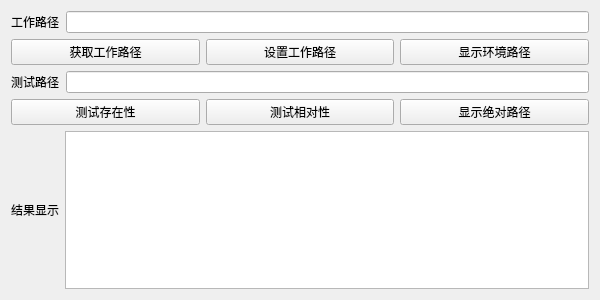
<?xml version="1.0" encoding="UTF-8"?>
<ui version="4.0">
 <class>Widget</class>
 <widget class="QWidget" name="Widget">
  <property name="geometry">
   <rect>
    <x>0</x>
    <y>0</y>
    <width>600</width>
    <height>300</height>
   </rect>
  </property>
  <property name="windowTitle">
   <string>Widget</string>
  </property>
  <layout class="QVBoxLayout" name="verticalLayout">
   <item>
    <layout class="QHBoxLayout" name="horizontalLayout">
     <item>
      <widget class="QLabel" name="label">
       <property name="text">
        <string>工作路径</string>
       </property>
      </widget>
     </item>
     <item>
      <widget class="QLineEdit" name="lineEditWorkPath"/>
     </item>
    </layout>
   </item>
   <item>
    <layout class="QHBoxLayout" name="horizontalLayout_2">
     <item>
      <widget class="QPushButton" name="pushButtonGetWorkPath">
       <property name="text">
        <string>获取工作路径</string>
       </property>
      </widget>
     </item>
     <item>
      <widget class="QPushButton" name="pushButtonSetWorkPath">
       <property name="text">
        <string>设置工作路径</string>
       </property>
      </widget>
     </item>
     <item>
      <widget class="QPushButton" name="pushButtonEnvPaths">
       <property name="text">
        <string>显示环境路径</string>
       </property>
      </widget>
     </item>
    </layout>
   </item>
   <item>
    <layout class="QHBoxLayout" name="horizontalLayout_3">
     <item>
      <widget class="QLabel" name="label_2">
       <property name="text">
        <string>测试路径</string>
       </property>
      </widget>
     </item>
     <item>
      <widget class="QLineEdit" name="lineEditTestPath"/>
     </item>
    </layout>
   </item>
   <item>
    <layout class="QHBoxLayout" name="horizontalLayout_4">
     <item>
      <widget class="QPushButton" name="pushButtonExist">
       <property name="text">
        <string>测试存在性</string>
       </property>
      </widget>
     </item>
     <item>
      <widget class="QPushButton" name="pushButtonIsRelative">
       <property name="text">
        <string>测试相对性</string>
       </property>
      </widget>
     </item>
     <item>
      <widget class="QPushButton" name="pushButtonShowAbsolute">
       <property name="text">
        <string>显示绝对路径</string>
       </property>
      </widget>
     </item>
    </layout>
   </item>
   <item>
    <layout class="QHBoxLayout" name="horizontalLayout_5">
     <item>
      <widget class="QLabel" name="label_3">
       <property name="text">
        <string>结果显示</string>
       </property>
      </widget>
     </item>
     <item>
      <widget class="QPlainTextEdit" name="plainTextEditResult"/>
     </item>
    </layout>
   </item>
  </layout>
 </widget>
 <layoutdefault spacing="6" margin="11"/>
 <resources/>
 <connections/>
</ui>
